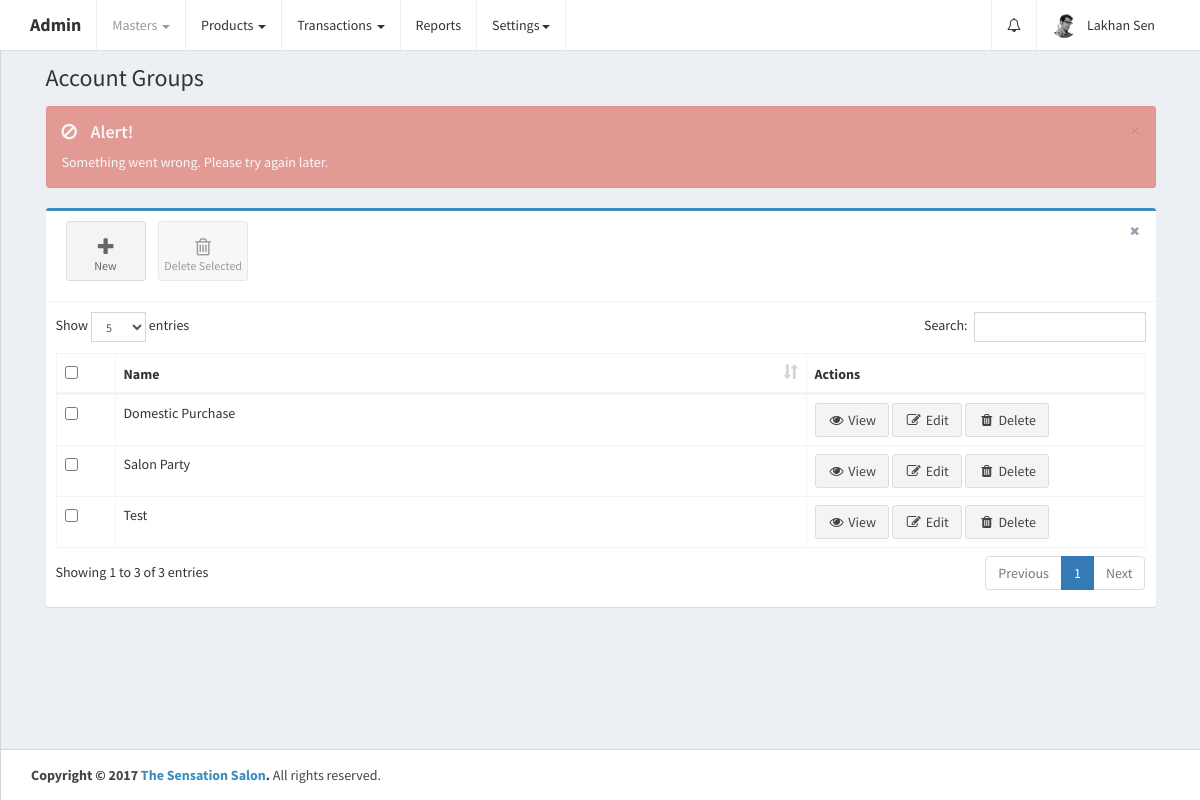
Page /home.php?controller=accountgroup&action=getall (signed in) on the earlier database version.
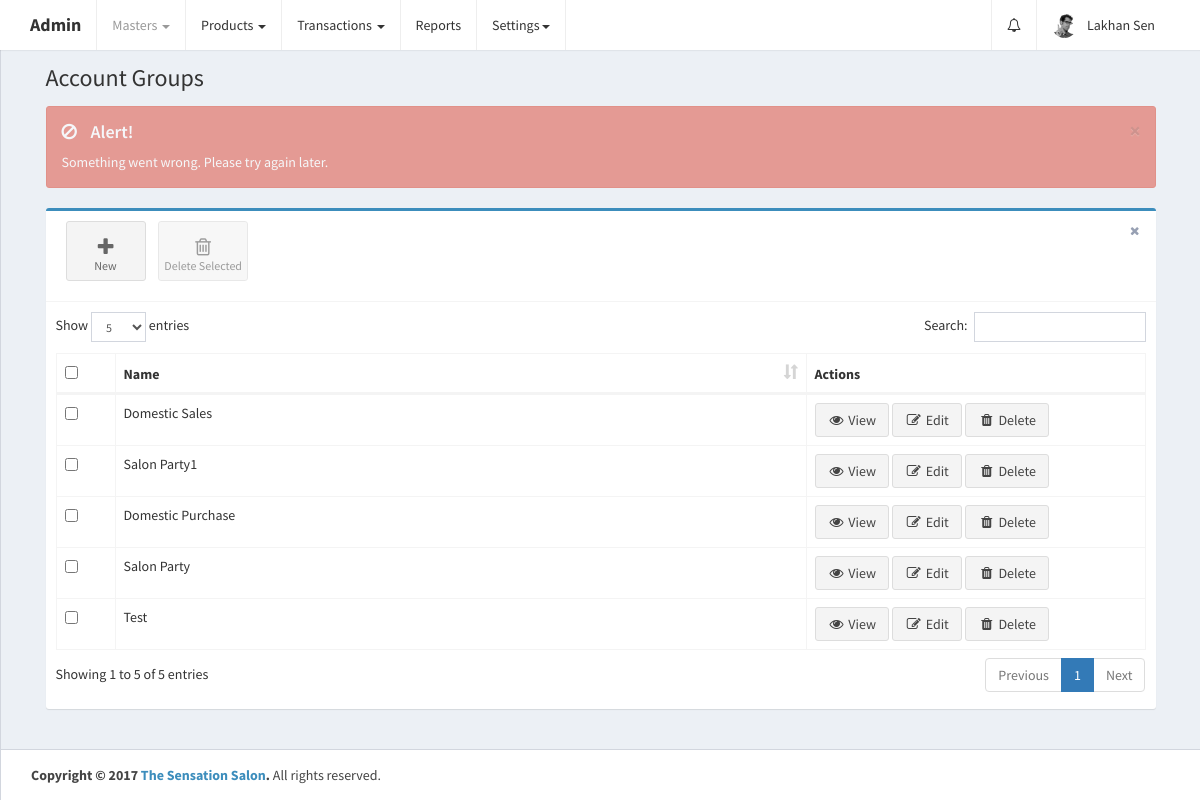
Same page on the later database version.
### tables this page shows
CREATE TABLE `account_groups` (
  `id` int(11) UNSIGNED NOT NULL,
  `parent_id` int(11) NOT NULL DEFAULT '0',
  `name` varchar(255) NOT NULL,
  `opening_balance` double DEFAULT NULL,
  `contact_person` varchar(255) DEFAULT NULL,
  `area` varchar(255) DEFAULT NULL,
  `city` varchar(255) DEFAULT NULL,
  `pincode` varchar(255) DEFAULT NULL,
  `gst_state_code_id` int(11) DEFAULT NULL,
  `email` varchar(255) DEFAULT NULL,
  `mobile1` varchar(255) DEFAULT NULL,
  `mobile2` varchar(255) DEFAULT NULL,
  `bank_name` varchar(255) DEFAULT NULL,
  `bank_branch` varchar(255) DEFAULT NULL,
  `ifsc_code` varchar(255) DEFAULT NULL,
  `bank_account_no` varchar(255) DEFAULT NULL,
  `pan` varchar(255) DEFAULT NULL,
  `gst_type_id` int(11) DEFAULT NULL,
  `gstin` varchar(255) DEFAULT NULL,
  `brand_ids` varchar(255) DEFAULT NULL,
  `is_default` tinyint(1) NOT NULL DEFAULT '0',
  `is_deleted` tinyint(1) DEFAULT '0',
  `created_at` datetime NOT NULL DEFAULT CURRENT_TIMESTAMP,
  `updated_at` datetime NOT NULL DEFAULT CURRENT_TIMESTAMP ON UPDATE CURRENT_TIMESTAMP
);

### controllers/AccountgroupController.php (called while the page is built, shortened)
<?php
class AccountgroupController {
    public $accountgroupobj;
    public function __construct() {
        require_once 'models/AccountGroup.php';
        $this->accountgroupobj = new AccountGroup();
    }
    public function getall() {
        $account_groups_res = $this->accountgroupobj->getall();
        if ($account_groups_res->num_rows > 0) {
            while ($account_group = $account_groups_res->fetch_assoc()) {
                $account_group['name'] = ucwords($account_group['name']);
                $account_groups[] = $account_group;
            }
        }
        require_once APP_DIR . '/views/layout.php';
    }
}
?>

### home.php (called while the page is built, shortened)
<?php
require_once 'config/database.php';
require_once 'config/routes.php';
?>

### models/AccountGroup.php (called while the page is built, shortened)
<?php
class AccountGroup {
    public $conn;
    public function __construct() {
        $db = new Database();
        $this->conn = $db->connect();
    }
    public function getall() {
        $account_groups = $this->conn->query('SELECT * FROM account_groups WHERE is_deleted!="1" ORDER BY id DESC');
        return $account_groups;
    }
}
?>

### config/Database.php (called while the page is built)
<?php
class Database {
    public function connect() {
        $conn = new mysqli('localhost', 'root', '', 'thesensationbeautycentre');
        if ($conn->connect_error) {
            die("Connection failed: " . $conn->connect_error);
        } else {
            return $conn;
        }
    }
}
?>

### views/account_groups.php (the view, shortened to what this page needs)
<link rel="stylesheet" href="public/plugins/datatables/dataTables.bootstrap.css">
<div class="alert alert-dismissible" style="display: none;">
    <button type="button" class="close" data-dismiss="alert" aria-hidden="true">&times;</button>
    <h4></h4><p></p>
</div>
<div class="row">
    <div class="col-xs-12">
        <div class="box box-primary">
            <div class="box-header with-border">
                <a class="btn btn-app" href="?controller=accountgroup&action=add">
                    <i class="fa fa-plus"></i> New
                </a>
                <button class="btn btn-app" id="delete_selected">
                    <i class="fa fa-trash-o"></i> Delete Selected
                </button>
                <div class="box-tools pull-right">
                    <button type="button" class="btn btn-box-tool" data-widget="remove"><i class="fa fa-times"></i></button>
                </div>
            </div>
            <div class="box-body">
                <div class="table-responsive">
                    <table id="ac_groups_table" class="table table-bordered table-hover" role="grid" aria-describedby="ac_groups_table_info">
                        <thead>
                            <tr>
                                <th data-orderable="false" width="20px">
                                    <input type="checkbox" class="select-all">
                                </th>
                                <th>Name</th>
                                <th data-orderable="false" width="300px">Actions</th>
                            </tr>
                        </thead>
                        <?php
                        if (isset($account_groups)) {
                            if (count($account_groups) > 0) {
                                ?>
                                <tbody>
                                    <?php
                                    foreach ($account_groups as $account_group) {
                                        if ($account_group['is_default'] == '0') {
                                            ?>
                                            <tr id="tr_<?php echo $account_group['id']; ?>">
                                                <td>
                                                    <input type="checkbox" name="select_ac_groups[]" data-id="<?php echo $account_group['id']; ?>">
                                                </td>
                                                <td><?php echo ucwords($account_group['name']); ?></td>
                                                <td>
                                                    <a href="?controller=accountgroup&action=get&id=<?php echo $account_group['id']; ?>" class="btn btn-default"><i class="fa fa-fw fa-eye"></i> View</a>
                                                    <a href="?controller=accountgroup&action=update&id=<?php echo $account_group['id']; ?>" class="btn btn-default"><i class="fa fa-fw fa-pencil-square-o"></i> Edit</a>
                                                    <a href="" class="delete btn btn-default" data-id="<?php echo $account_group['id']; ?>"><i class="fa fa-fw fa-trash"></i> Delete</a>
                                                </td>
                                            </tr>
                                            <?php
                                        }
                                    }
                                    ?>
                                </tbody>
                                <?php
                            }
                        }
                        ?>
                    </table>
                </div>
            </div>
        </div>
    </div>
</div>

Differences in the rows shown:
added account_groups: name "Domestic Sales"
added account_groups: name "Salon Party1"
Other differences:
text written by a page script: "Show entries Search: Showing 1 to 3 of 3 entries Previous 1 Next" → "Show entries Search: Showing 1 to 5 of 5 entries Previous 1 Next"
